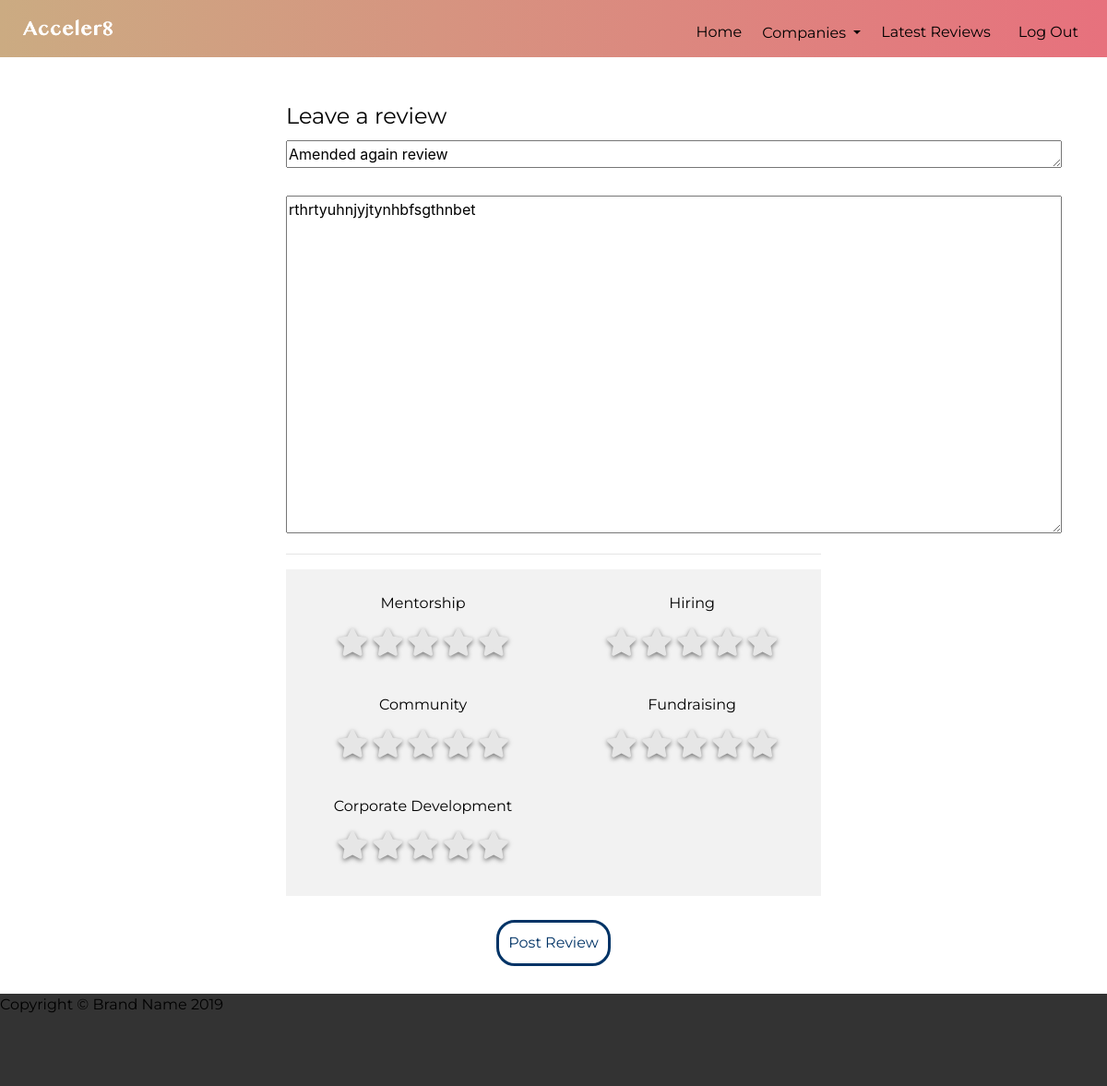
/reviews/4/edit/ (signed in), run on an earlier commit of the app's database.
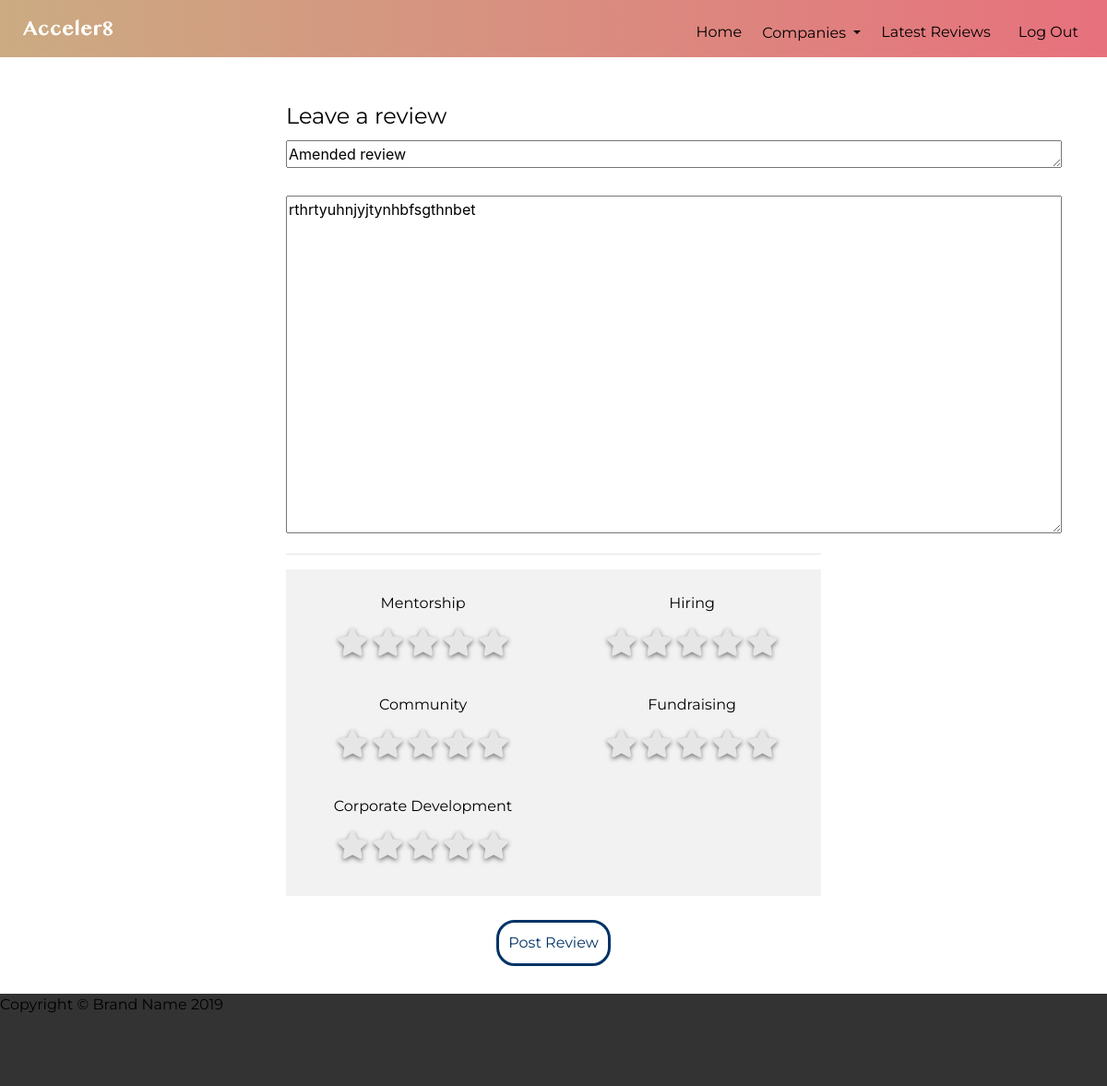
And on a later commit of the database.
### reviews/models.py (models this page shows, shortened)
class Review(models.Model):
    RATINGS = (
        ('1', '1'),
        ('2', '2'),
        ('3', '3'),
        ('4', '4'),
        ('5', '5'),
    )
    subject = models.ForeignKey(Accelerator, on_delete=models.CASCADE, blank=False)
    title = models.CharField(max_length=200, blank=False)
    author = models.ForeignKey(User, on_delete=models.CASCADE, blank=False)
    feedback = models.TextField(blank=False)
    date_posted = models.DateTimeField(default=timezone.now)
    mentorship = models.CharField(choices=RATINGS, blank=False, max_length=1, default='1')
    hiring = models.CharField(choices=RATINGS, blank=False, max_length=1, default='1')
    community = models.CharField(choices=RATINGS, blank=False, max_length=1, default='1')
    fundraising = models.CharField(choices=RATINGS, blank=False, max_length=1, default='1')
    corporate_dev = models.CharField(choices=RATINGS, blank=False, max_length=1, default='1')
    overall = models.DecimalField(decimal_places=2, max_digits=3)

### reviews/views.py (the view)
# urls.py: path('<int:pk>/edit/', views.review_update, name='review_edit'),
@login_required
def review_update(request, pk):
    post = get_object_or_404(Review, pk=pk)
    if request.method == 'POST':
        review_form = ReviewForm(request.POST, instance=post)
        if review_form.is_valid():
            updated_post = review_form.save(commit=False)
            updated_post.save()
            return HttpResponseRedirect(updated_post.get_absolute_url())
    else:
        review_form = ReviewForm(instance=post)
    context = {
        'form': review_form
    }
    return render(request, 'reviews/review_form.html', context)

### reviews/forms.py
class ReviewForm(forms.ModelForm):
    class Meta:
        model = Review
        fields = ['title', 'feedback', 'mentorship', 'hiring', 'community', 'fundraising', 'corporate_dev']
        widgets = {
            'title': Textarea(attrs={'cols': 80, 'rows': 1}),
            'feedback': Textarea(attrs={'cols': 80, 'rows': 15}),
            'mentorship': forms.RadioSelect,
            'hiring': forms.RadioSelect,
            'community': forms.RadioSelect,
            'fundraising': forms.RadioSelect,
            'corporate_dev': forms.RadioSelect,
        }

### reviews/templates/reviews/review_form.html (shortened to what this page needs)
{% extends 'accounts/base.html' %}
{% load crispy_forms_tags %}
{% block content %}
    <div class="container">
        <div class="form-squeeze">
            <form method="POST" class="reviewForm">
                <fieldset class="form-group">
                    <legend>Leave a review</legend>
                    {{ form.title }}
                    <br>
                    <br>
                    {{ form.feedback }}
                    <hr>
                    <div class="stars-box">
                        <div class="stars-con">
                            <div>
                                <br>
                                <label>Mentorship</label>
                                <br>
                            </div>
                            {% for radio in form.mentorship %}
                                <label for="{{ radio.id_for_label }}" class="formStars">
                                    <i class="fa fa-star" aria-hidden="true"></i>
                                </label>
                            {% endfor %}
                        </div>
                        <div class="stars-con">
                            <div>
                                <br>
                                <label>Hiring</label>
                                <br>
                            </div>
                            {% for radio in form.hiring %}
                                <label for="{{ radio.id_for_label }}" class="formStars">
                                    <i class="fa fa-star" aria-hidden="true"></i>
                                </label>
                            {% endfor %}
                        </div>
                        <div class="stars-con">
                            <div>
                                <br>
                                <label>Community</label>
                                <br>
                            </div>
                            {% for radio in form.community %}
                                <label for="{{ radio.id_for_label }}" class="formStars">
                                    <i class="fa fa-star" aria-hidden="true"></i>
                                </label>
                            {% endfor %}
                        </div>
                        <div class="stars-con">
                            <div>
                                <br>
                                <label>Fundraising</label>
                                <br>
                            </div>
                            {% for radio in form.fundraising %}
                                <label for="{{ radio.id_for_label }}" class="formStars">
                                    <i class="fa fa-star" aria-hidden="true"></i>
                                </label>
                            {% endfor %}
                        </div>
                        <div class="stars-con">
                            <div>
                                <br>
                                <label>Corporate Development</label>
                                <br>
                            </div>
                            {% for radio in form.corporate_dev %}
                                <label for="{{ radio.id_for_label }}" class="formStars">
                                    <i class="fa fa-star" aria-hidden="true"></i>
                                </label>
                            {% endfor %}
                        </div>
                        <br>
                        <br>
                    </div>
                </fieldset>
                <div class="wrapper">
                    <button class="btn" id="submit" type="submit">Post Review</button>
                </div>
            </form>
        </div>
    </div>
{% endblock %}

What changed in the data, as far as the page shows it:
changed Review "rthrtyuhnjyjtynhbfsgthnbet": title "Amended again review" → "Amended review"
